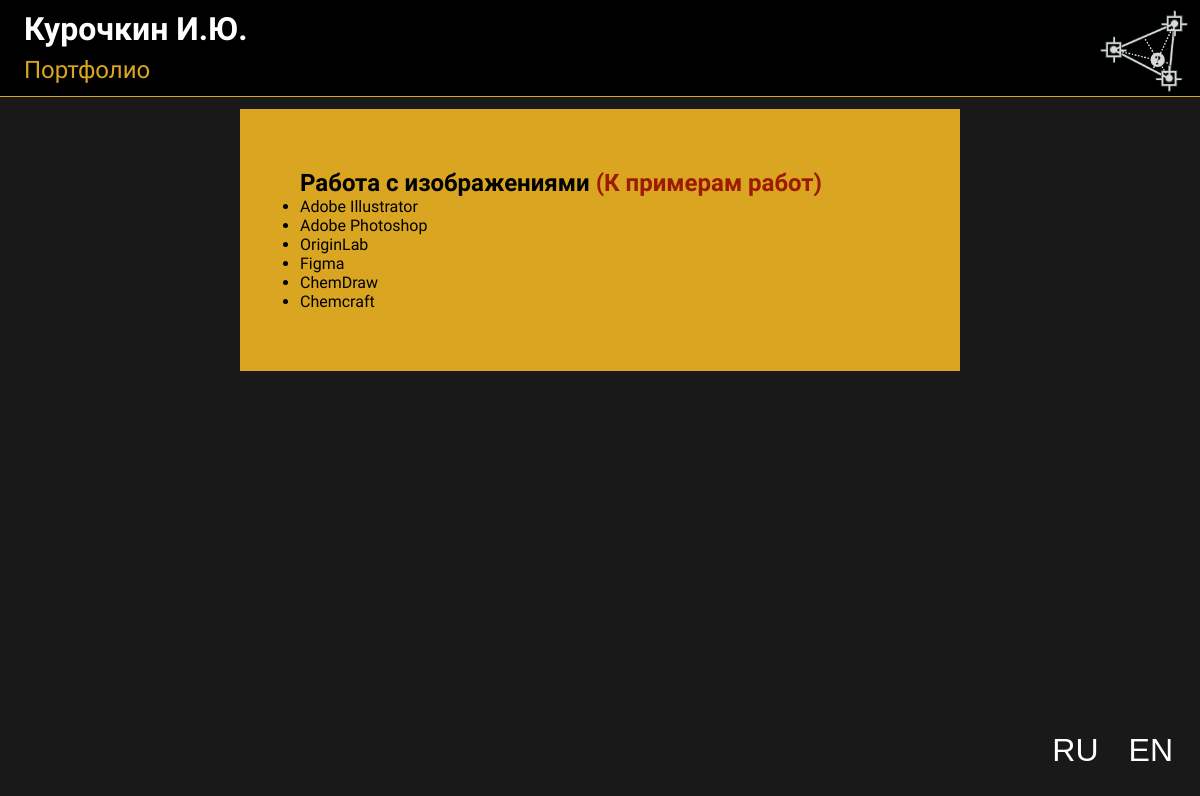
The page /drawing_skills on the database its author committed.
### title/models.py (models this page shows, shortened)
class Skills(models.Model):
    skill = models.CharField(max_length=500, verbose_name='Skill')
    skill_cat = models.ForeignKey('SkillCategory', blank=True, on_delete=models.PROTECT, verbose_name='skill_cat')
    class Meta:
        verbose_name = 'Skills'
        verbose_name_plural = 'Skills'
        ordering = ['skill_cat']

### title/views.py (the view)
# urls.py: path('drawing_skills', views.SkillsViewDraw.as_view(), name='drawing_skills'),
class SkillsViewDraw(ListView):
    model = Skills
    template_name = 'title/drawing_skills.html'
    context_object_name = 'skills'

### title/templates/title/drawing_skills.html
{% extends 'base.html' %}
{% load static %}
{% block Skills %}
    <div class="publications_style">
    <h2>Работа с изображениями  <a class="button_to_draw_examples" href="drawing_skills/example">(К примерам работ)</a></h2>
    <ul>
        {% for s in skills %}
            {% if s.skill_cat_id == 1 %}
                <li>{{ s.skill }}</li>
            {% endif %}
        {% endfor %}
    </ul>
    </div>
    <div class="lang_button"><a href="/drawing_skills"><button>RU</button></a><a href="/drawing_skills/en"><button>EN</button></a></div>
{% endblock %}

### title/static/title/css/style2.css (style rules this page uses)
* { margin: 0; padding: 0; }
body { background: rgba(25, 25, 25, 1); width: 100%; font-family: "Tektur", sans-serif; color: white; }
.publications_style { color: black; background: goldenrod; margin-top: 1%; margin-left: 20%; margin-right: 20%; width: 50%; padding: 5%; text-align: left; }
.button_to_draw_examples { text-decoration: none; color: #9C1B00; }
.lang_button { position: absolute; bottom: 2%; right: 1%; }
.lang_button a button { text-decoration: none; color: white; padding: 15px; font-size: 4vh; cursor: pointer; background-color: transparent; outline: none; border: 0; transition: background 9999999s; }

### rows shown on the page
Skills: skill "Adobe Illustrator"
Skills: skill "Adobe Photoshop"
Skills: skill "OriginLab"
Skills: skill "Figma"
Skills: skill "ChemDraw"
Skills: skill "Chemcraft"
